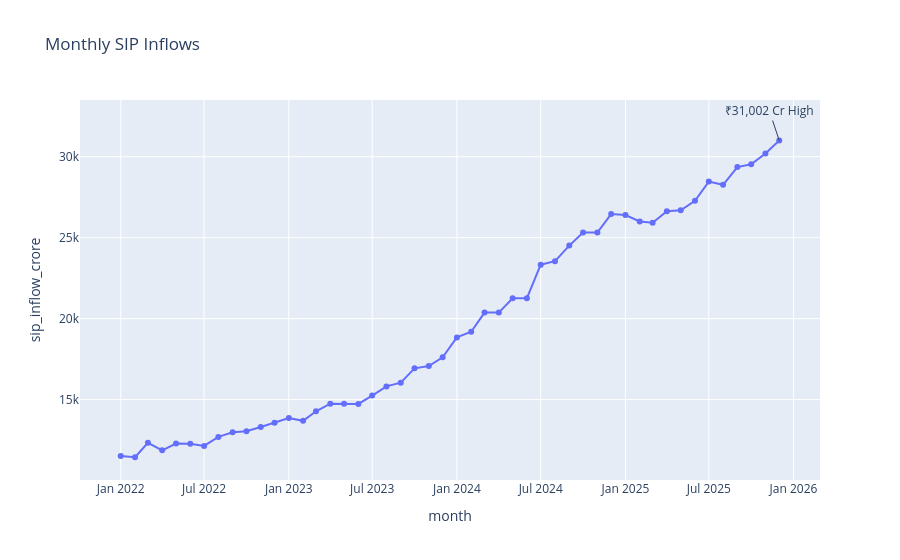

The code cell stored with this chart in its notebook:
### Code cell
fig = px.line(
    sip,
    x="month",
    y="sip_inflow_crore",
    markers=True,
    title="Monthly SIP Inflows"
)

peak = sip.loc[sip["sip_inflow_crore"].idxmax()]

fig.add_annotation(
    x=peak["month"],
    y=peak["sip_inflow_crore"],
    text="₹31,002 Cr High",
    showarrow=True
)

fig.show()
